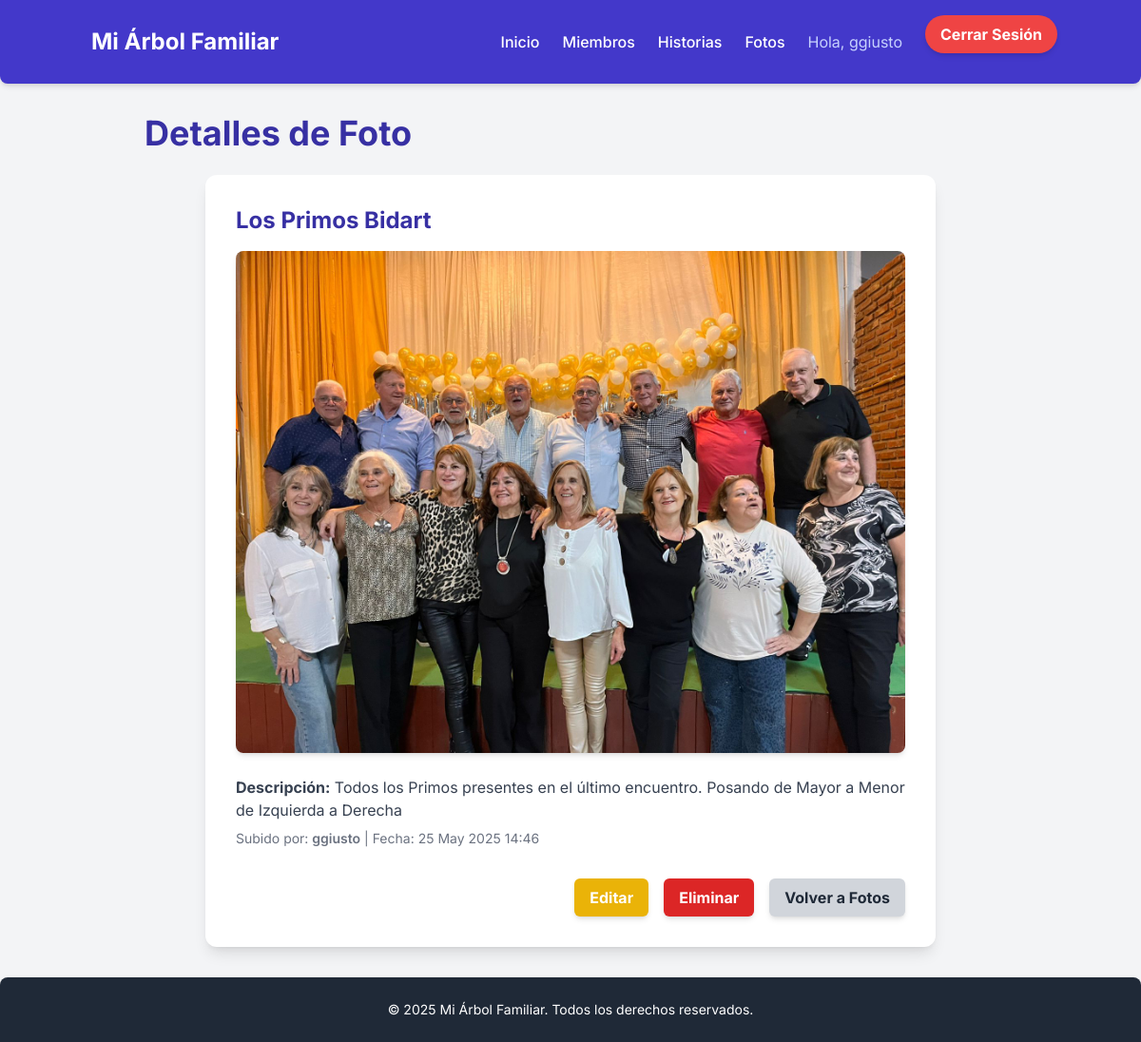
Screenshot of /photos/2/ (signed in) with the database file from the repository.
### family_photos/models.py (models this page shows, shortened)
class FamilyPhoto(models.Model):
    title = models.CharField(max_length=200, blank=True, null=True, verbose_name="Título (Opcional)")
    image = models.ImageField(upload_to='family_photos/', verbose_name="Imagen") # Campo para subir imágenes
    description = models.TextField(blank=True, null=True, verbose_name="Descripción/Comentario")
    uploaded_by = models.ForeignKey(User, on_delete=models.CASCADE, verbose_name="Subido por")
    uploaded_at = models.DateTimeField(auto_now_add=True, verbose_name="Fecha de Subida")
    class Meta:
        verbose_name = "Foto Familiar"
        verbose_name_plural = "Fotos Familiares"
        ordering = ['-uploaded_at']

### family_photos/views.py (the view)
# urls.py: path('<int:pk>/', views.photo_detail, name='photo_detail'),
@login_required
def photo_detail(request, pk):
    photo = get_object_or_404(FamilyPhoto, pk=pk)
    context = {'photo': photo, 'title': f'Detalles de Foto: {photo.title if photo.title else photo.pk}'}
    return render(request, 'family_photos/photo_detail.html', context)

### family_photos/templates/family_photos/photo_detail.html (shortened to what this page needs)
{% extends 'base.html' %}
{% block page_title %}Detalles de Foto{% endblock %}
{% block content %}
    <div class="bg-white p-8 rounded-xl shadow-lg max-w-3xl mx-auto">
        <h2 class="text-2xl font-bold text-indigo-800 mb-4">{{ photo.title|default:'Sin Título' }}</h2>
        <div class="mb-6 text-center">
            <img src="{{ photo.image.url }}" alt="{{ photo.title|default:'Foto Familiar' }}" class="max-w-full h-auto rounded-lg shadow-md mx-auto">
        </div>
        <div class="text-gray-700 mb-6">
            <p class="mb-2"><strong>Descripción:</strong> {{ photo.description|default:'N/A' }}</p>
            <p class="text-sm text-gray-500">
                Subido por: <span class="font-semibold">{{ photo.uploaded_by.username }}</span> | Fecha: {{ photo.uploaded_at|date:"d M Y H:i" }}
            </p>
        </div>
        <div class="flex justify-end space-x-4 mt-8">
            {% if user == photo.uploaded_by or user.is_superuser %}
                <a href="{% url 'photo_update' pk=photo.pk %}" class="bg-yellow-500 hover:bg-yellow-600 text-white font-bold py-2 px-4 rounded-md shadow-md transition duration-300">
                    Editar
                </a>
                <a href="{% url 'photo_delete' pk=photo.pk %}" class="bg-red-600 hover:bg-red-700 text-white font-bold py-2 px-4 rounded-md shadow-md transition duration-300">
                    Eliminar
                </a>
            {% endif %}
            <a href="{% url 'photo_list' %}" class="bg-gray-300 hover:bg-gray-400 text-gray-800 font-bold py-2 px-4 rounded-md shadow-md transition duration-300">
                Volver a Fotos
            </a>
        </div>
    </div>
{% endblock %}

### templates/base.html (shortened to what this page needs)
<html lang="es">
<head>
    <script src="https://cdn.tailwindcss.com"></script>
</head>
<body class="font-sans bg-gray-100 text-gray-800 antialiased min-h-screen flex flex-col">
    <header class="bg-indigo-700 text-white shadow-md py-4 px-6 md:px-10 lg:px-16 rounded-b-lg">
        <nav class="container mx-auto flex justify-between items-center">
            <a href="{% url 'home' %}" class="text-2xl font-bold rounded-md p-2 hover:bg-indigo-600 transition duration-300">
                Mi Árbol Familiar
            </a>
            <div class="flex items-center space-x-6">
                <a href="{% url 'home' %}" class="font-medium hover:text-indigo-200 transition duration-300">Inicio</a>
                <a href="{% url 'member_list' %}" class="font-medium hover:text-indigo-200 transition duration-300">Miembros</a>
                <a href="{% url 'story_list' %}" class="font-medium hover:text-indigo-200 transition duration-300">Historias</a>
                <a href="{% url 'photo_list' %}" class="font-medium hover:text-indigo-200 transition duration-300">Fotos</a>
                {% if user.is_authenticated %}
                    <span class="text-indigo-200">Hola, {{ user.username }}</span>
                    <form action="{% url 'logout' %}" method="post" class="inline">
                        <button type="submit" class="bg-red-500 hover:bg-red-600 text-white font-bold py-2 px-4 rounded-full shadow-md transition duration-300">
                            Cerrar Sesión
                        </button>
                    </form>
                {% endif %}
            </div>
        </nav>
    </header>
    <main class="flex-grow container mx-auto px-6 md:px-10 lg:px-16 py-8">
        <h1 class="text-3xl md:text-4xl font-bold text-indigo-800 mb-6">{% block page_title %}{% endblock %}</h1>
        {% block content %}
        {% endblock %}
    </main>
    <footer class="bg-gray-800 text-white py-6 px-6 md:px-10 lg:px-16 mt-auto rounded-t-lg">
        <div class="container mx-auto text-center text-sm">
            <p>&copy; 2025 Mi Árbol Familiar. Todos los derechos reservados.</p>
        </div>
    </footer>
</body>
</html>

### rows the page displays
FamilyPhoto: title "Los Primos Bidart", image (picture), description "Todos los Primos presentes en el último encuentro. Posando de Mayor a Menor de Izquierda a Derecha", uploaded_by.username "ggiusto", uploaded_at "25 May 2025 14:46"

### other values shown
{{ user.username }} "ggiusto"
